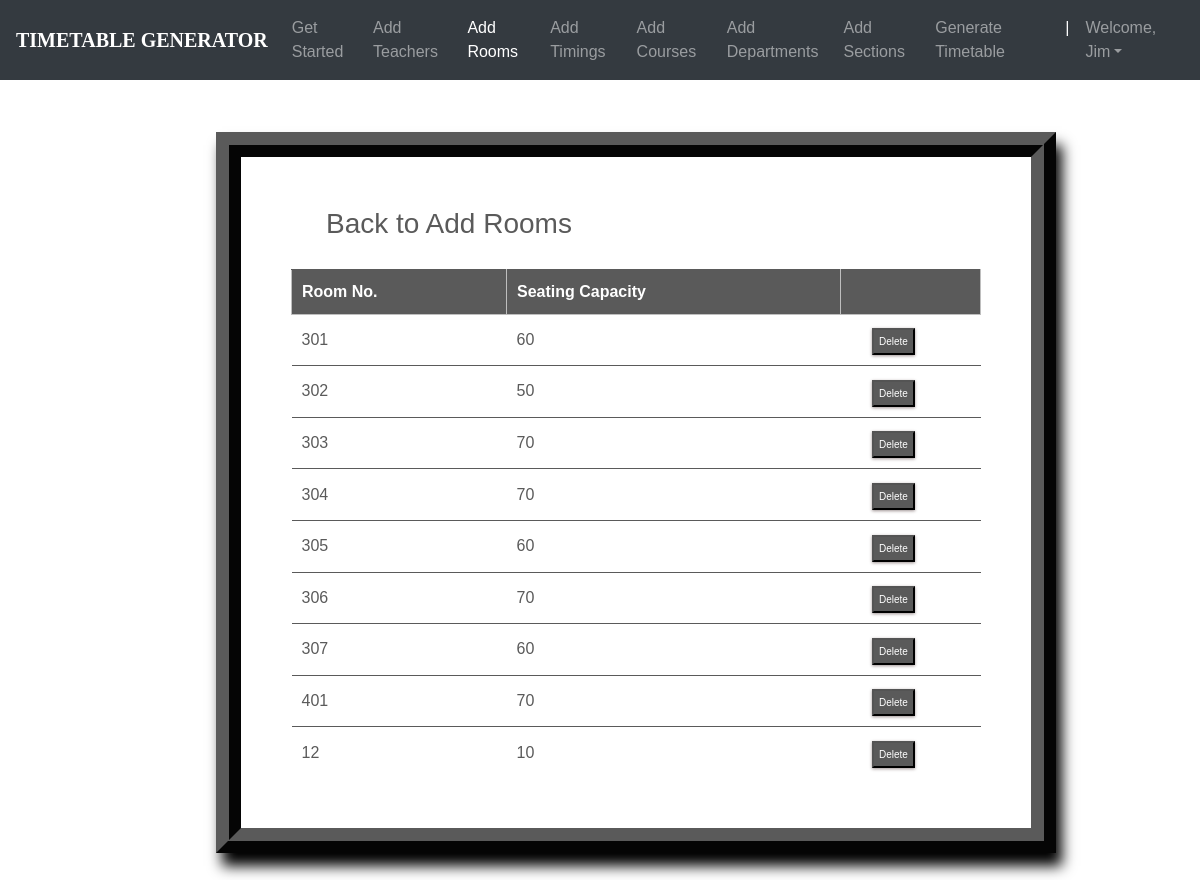
The page /rooms_list/ (signed in) on the database its author committed.
### ttgen/models.py (models this page shows, shortened)
class Room(models.Model):
    r_number = models.CharField(max_length=6)
    seating_capacity = models.IntegerField(default=0)

### ttgen/views.py (the view)
# urls.py: path('rooms_list/', views.room_list, name='editrooms'),
@login_required
def room_list(request):
    context = {
        'rooms': Room.objects.all()
    }
    return render(request, 'roomslist.html', context)

### templates/roomslist.html (shortened to what this page needs)
<!DOCTYPE html>
<html lang="en">
<head>
	<link rel="stylesheet" href="https://maxcdn.bootstrapcdn.com/bootstrap/4.0.0/css/bootstrap.min.css">
    <link rel="stylesheet" type="text/css" href="static/css/index.css">
</head>
<body>
        <header>
			<nav class="navbar navbar-expand-md navbar-dark fixed-top bg-dark">
                <a class="navbar-brand" href="#"><b>TIMETABLE GENERATOR</b></a>
                <div class="collapse navbar-collapse" id="navbarCollapse">
                    <ul class="navbar-nav ml-auto">
                    <li class="nav-item">
                        <a class="nav-link" href="{% url 'admindash' %}">Get Started</a>
                    </li>
                    <li class="nav-item">
                        <a class="nav-link" href="{% url 'addInstructors' %}">Add Teachers</a>
                    </li>
                    <li class="nav-item active">
                        <a class="nav-link" href="{% url 'addRooms' %}">Add Rooms</a>
                    </li>
                    <li class="nav-item">
		                <a class="nav-link" href="{% url 'addTimings' %}">Add Timings</a>
		            </li>
                    <li class="nav-item">
                        <a class="nav-link" href="{% url 'addCourses' %}">Add Courses</a>
                    </li>
                    <li class="nav-item">
			            <a class="nav-link" href="{% url 'addDepts' %}">Add Departments</a>
		            </li>
                    <li class="nav-item">
			            <a class="nav-link" href="{% url 'addSections' %}">Add Sections</a>
		            </li>
                    <li class="nav-item">
			            <a class="nav-link" href="{% url 'generate' %}">Generate Timetable</a>
		            </li>
                    <li class="nav-item active">
			            <a class="nav-link">|</a>
		            </li>
                    <li class="nav-item dropdown">
		                <a class="nav-link dropdown-toggle" href="#" id="dropdown03" data-toggle="dropdown" aria-haspopup="true" aria-expanded="false">Welcome, {{ user.first_name }}</a>
		            </li>
                    </ul>
                </div>
            </nav>
        </header>
        {% block content %}
        {% load static %}
        <br>
        <br>
<fieldset class="fieldset">
    <a href="{% url 'addRooms'%}"><h1 class="tablink" onclick="openPage('new')" id="defaultOpen">Back to Add Rooms</h1></a>
    <div class="tabcontent" id="edit">
        <table class="table1">
            <thead>
            <tr class="table-headers">
            <th>Room No.</th>
            <th>Seating Capacity</th>
            <th  class="empty"></th>
            </tr>
            </thead>
            <tbody>
            {% for rm in rooms %}
            <tr>
             <td>{{rm.r_number}}</td>
             <td>{{rm.seating_capacity}}</td>
             <td class="empty">
                <form action="{% url 'deleteroom' rm.id %}" method="post">
                        <input type="submit" value="Delete" class="cross">
                </form>
             </td>
             </tr>
            {% endfor %}
            </tbody>
        </table>
    </div>
</fieldset>
{% endblock %}

### static/css/index.css (style rules this page uses)
body { padding-top: 3rem; padding-bottom: 3rem; color: #5a5a5a; font-family: 'Poppins', sans-serif; overflow-x: hidden; }
nav { font-family: sans-serif; }
.navbar-brand { font-size: 20px; font-family: Georgia, 'Times New Roman', Times, serif; }

### templates/roomslist.html (style rules this page uses)
nav { font-family: sans-serif; }
.navbar-brand { font-size: 20px; font-family: Georgia, 'Times New Roman', Times, serif; }
* { margin: 0; padding: 0; box-sizing: border-box; }
html { scroll-behavior: smooth; }
a { text-decoration:none; }
form { margin-top: 3%; margin-left: 18%; margin-right: 12%; }
fieldset h1 { color: #5a5a5a; padding-bottom: 20px; margin-left: 35px; display: inline-block; cursor: pointer; font-size: 28px; }
fieldset input { padding:8px; color: #938c8c }
.table2 td, th { border: 1px solid rgb(190,190,190); padding: 10px 20px; }
.table1 { width: 100%; border-collapse: collapse; text-align: left; overflow: hidden; }
.table1 td, th { border-top: 1px solid #5a5a5a; padding: 10px; }
.table1 th { background-color: #5a5a5a; color: #fff; }
.cross { font-size:10px; box-shadow: 0px 1px 3px 0px #9e9292; padding: 4px 5px; color: #fff; background-color: #5a5a5a; cursor: pointer; }
.fieldset { margin-top: 3%; margin-left: 18%; margin-right: 12%; padding: 50px; border-width: 25px; border-style: ridge; border-color: #5a5a5a; box-shadow: 6px 13px 13px 0px black; background-color: #fff; }

### rows shown on the page
Room: r_number "301", seating_capacity "60"
Room: r_number "302", seating_capacity "50"
Room: r_number "303", seating_capacity "70"
Room: r_number "304", seating_capacity "70"
Room: r_number "305", seating_capacity "60"
Room: r_number "306", seating_capacity "70"
Room: r_number "307", seating_capacity "60"
Room: r_number "401", seating_capacity "70"
Room: r_number "12", seating_capacity "10"

### other values the page prints
{{ user.first_name }} "Jim"
